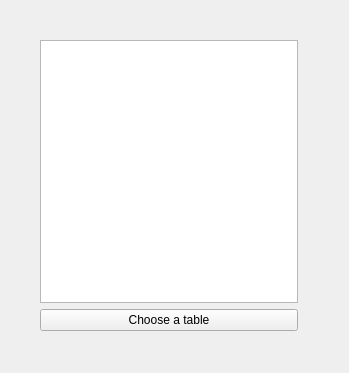
<?xml version="1.0" encoding="UTF-8"?>
<ui version="4.0">
 <class>FK_create</class>
 <widget class="QWidget" name="FK_create">
  <property name="geometry">
   <rect>
    <x>0</x>
    <y>0</y>
    <width>349</width>
    <height>373</height>
   </rect>
  </property>
  <property name="windowTitle">
   <string>Form</string>
  </property>
  <widget class="QWidget" name="">
   <property name="geometry">
    <rect>
     <x>40</x>
     <y>40</y>
     <width>258</width>
     <height>291</height>
    </rect>
   </property>
   <layout class="QVBoxLayout" name="verticalLayout">
    <item>
     <widget class="QListView" name="listView"/>
    </item>
    <item>
     <widget class="QPushButton" name="pushButton_choose">
      <property name="text">
       <string>Choose a table</string>
      </property>
     </widget>
    </item>
   </layout>
  </widget>
 </widget>
 <resources/>
 <connections/>
</ui>
